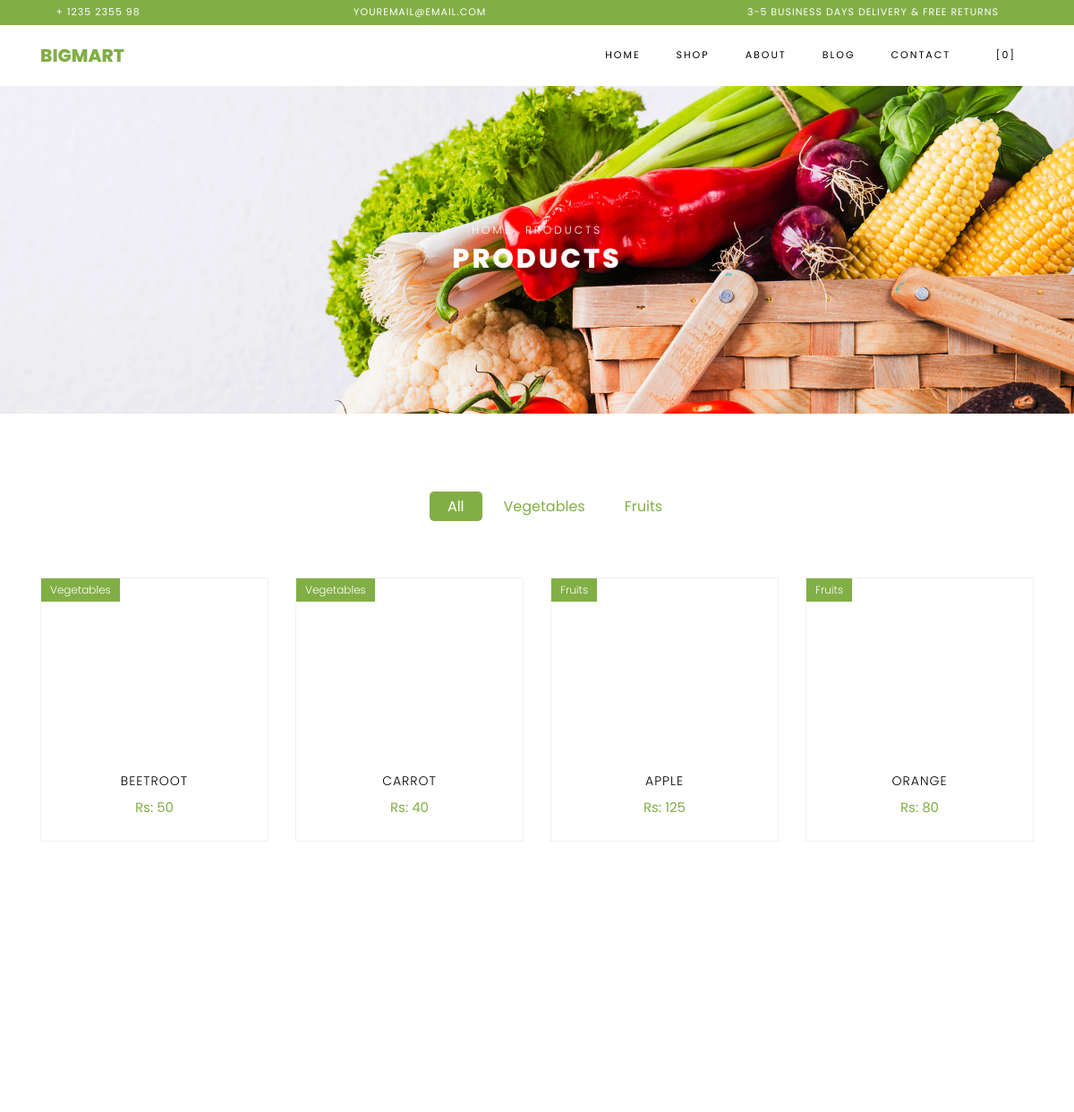
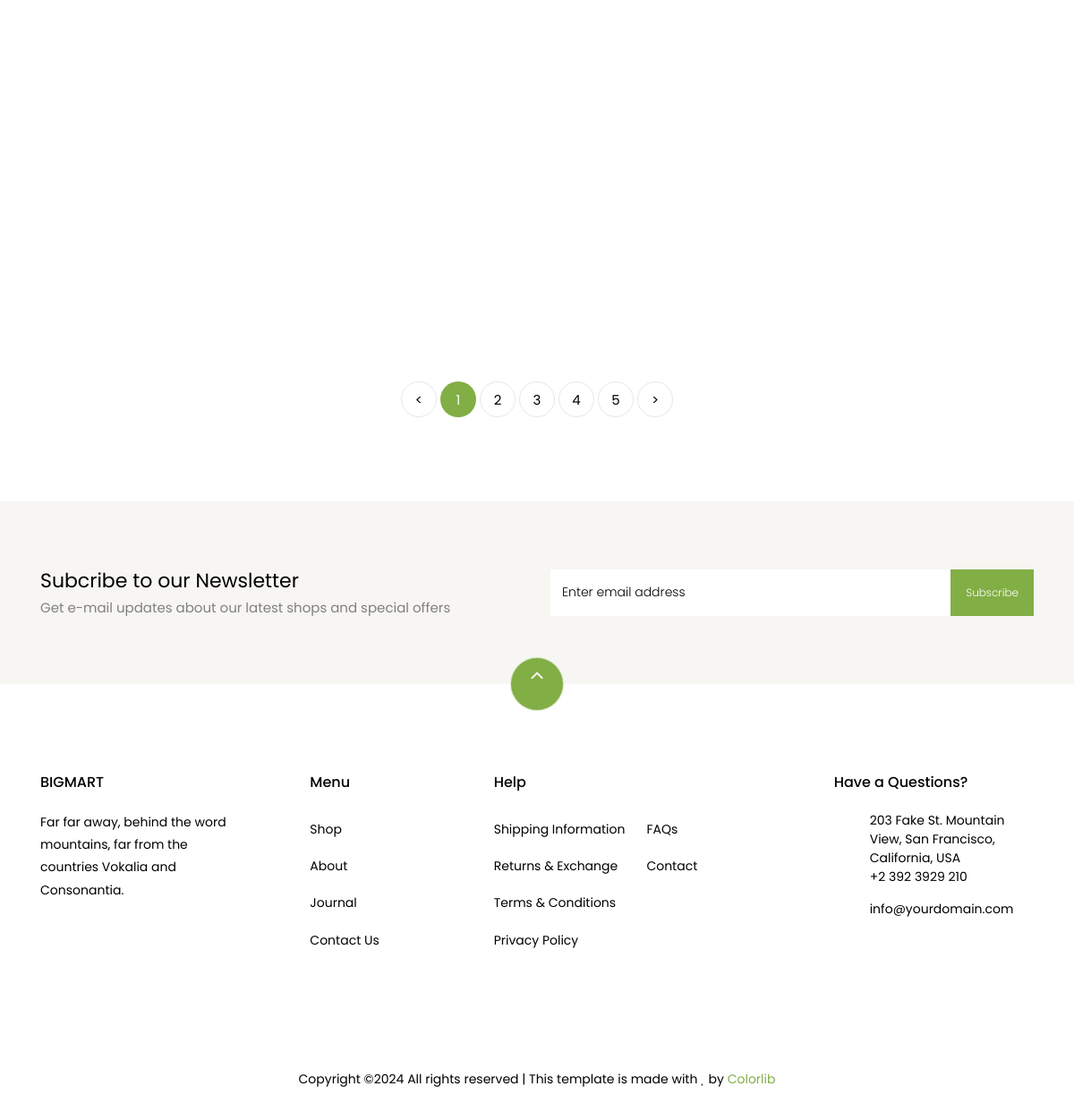
/Shop/, run on the app's committed database (2 pictures, top to bottom).
### Backend/models.py (models this page shows)
class category_db(models.Model):
    Name = models.CharField(max_length=100,null=True,blank=True)
    Description = models.CharField(max_length=500,null=True,blank=True)
    Photo = models.ImageField(upload_to="category_images",null=True,blank=True)

class product_db(models.Model):
    Product_Name = models.CharField(max_length=100,null=True,blank=True)
    Category = models.CharField(max_length=100,null=True,blank=True)
    Price = models.IntegerField(null=True,blank=True)
    Product_Description = models.CharField(max_length=500,null=True,blank=True)
    Product_Photo = models.ImageField(upload_to="product_images",null=True,blank=True)

### Webapp/views.py (the view)
# urls.py: path('Shop/',views.shoppage,name="Shop"),
def shoppage(request):
    pro=product_db.objects.all()
    cat=category_db.objects.all()
    return render(request,'shop.html',{'product_key':pro,'category_key':cat})

### Webapp/templates/shop.html (shortened to what this page needs)
<!DOCTYPE html>
{% load static %}
<html lang="en">
<head>
    <link rel="stylesheet" href="{% static 'newfolder/css/open-iconic-bootstrap.min.css' %}">
    <link rel="stylesheet" href="{% static 'newfolder/css/animate.css' %}">
    <link rel="stylesheet" href="{% static 'newfolder/css/owl.carousel.min.css' %}">
    <link rel="stylesheet" href="{% static 'newfolder/css/owl.theme.default.min.css' %}">
    <link rel="stylesheet" href="{% static 'newfolder/css/magnific-popup.css' %}">
    <link rel="stylesheet" href="{% static 'newfolder/css/aos.css' %}">
    <link rel="stylesheet" href="{% static 'newfolder/css/ionicons.min.css' %}">
    <link rel="stylesheet" href="{% static 'newfolder/css/bootstrap-datepicker.css' %}">
    <link rel="stylesheet" href="{% static 'newfolder/css/jquery.timepicker.css' %}">
    <link rel="stylesheet" href="{% static 'newfolder/css/flaticon.css' %}">
    <link rel="stylesheet" href="{% static 'newfolder/css/icomoon.css' %}">
    <link rel="stylesheet" href="{% static 'newfolder/css/style.css' %}">
  </head>
  <body class="goto-here">
		<div class="py-1 bg-primary">
    	<div class="container">
    		<div class="row no-gutters d-flex align-items-start align-items-center px-md-0">
	    		<div class="col-lg-12 d-block">
		    		<div class="row d-flex">
		    			<div class="col-md pr-4 d-flex topper align-items-center">
					    	<div class="icon mr-2 d-flex justify-content-center align-items-center"><span class="icon-phone2"></span></div>
						    <span class="text">+ 1235 2355 98</span>
					    </div>
					    <div class="col-md pr-4 d-flex topper align-items-center">
					    	<div class="icon mr-2 d-flex justify-content-center align-items-center"><span class="icon-paper-plane"></span></div>
						    <span class="text">youremail@email.com</span>
					    </div>
					    <div class="col-md-5 pr-4 d-flex topper align-items-center text-lg-right">
						    <span class="text">3-5 Business days delivery &amp; Free Returns</span>
					    </div>
				    </div>
			    </div>
		    </div>
		  </div>
    </div>
    <nav class="navbar navbar-expand-lg navbar-dark ftco_navbar bg-dark ftco-navbar-light" id="ftco-navbar">
	    <div class="container">
	      <a class="navbar-brand" href="index.html">BIGMART</a>
	      <div class="collapse navbar-collapse" id="ftco-nav">
	        <ul class="navbar-nav ml-auto">
	          <li class="nav-item"><a href="{% url 'Home' %}" class="nav-link">Home</a></li>
	          <li class="nav-item active"><a href="{% url 'Shop' %}" class="nav-link">Shop</a></li>
	          <li class="nav-item"><a href="{% url 'About' %}" class="nav-link">About</a></li>
	          <li class="nav-item"><a href="blog.html" class="nav-link">Blog</a></li>
	          <li class="nav-item"><a href="{% url 'Contact' %}" class="nav-link">Contact</a></li>
	          <li class="nav-item cta cta-colored"><a href="cart.html" class="nav-link"><span class="icon-shopping_cart"></span>[0]</a></li>
	        </ul>
	      </div>
	    </div>
	  </nav>
    <div class="hero-wrap hero-bread" style="background-image: url({% static 'newfolder/images/bg_1.jpg' %});">
      <div class="container">
        <div class="row no-gutters slider-text align-items-center justify-content-center">
          <div class="col-md-9 ftco-animate text-center">
          	<p class="breadcrumbs"><span class="mr-2"><a href="index.html">Home</a></span> <span>Products</span></p>
            <h1 class="mb-0 bread">Products</h1>
          </div>
        </div>
      </div>
    </div>
    <section class="ftco-section">
    	<div class="container">
    		<div class="row justify-content-center">
    			<div class="col-md-10 mb-5 text-center">
    				<ul class="product-category">
    					<li><a href="#" class="active">All</a></li>
                        {% for i in category_key %}
    					<li><a href="{% url 'filtered_products' cat_name=i.Name %}">{{i.Name}}</a></li>
                        {% endfor %}
    				</ul>
    			</div>
    		</div>
    		<div class="row">
                {% for i in product_key %}
    			<div class="col-md-6 col-lg-3 ftco-animate">
    				<div class="product">
    					<a href="{% url 'single_product' pro_id=i.id %}" class="img-prod"><img src="{{ i.Product_Photo.url }}" height="200px" alt="Colorlib Template">
    						<span class="status">{{i.Category}}</span>
    					</a>
    					<div class="text py-3 pb-4 px-3 text-center">
    						<h3><a href="#">{{i.Product_Name}}</a></h3>
    						<div class="d-flex">
    							<div class="pricing">
		    						<p class="price"><span class="price-sale">Rs: {{i.Price}}</span></p>
		    					</div>
	    					</div>
    					</div>
    				</div>
    			</div>
                {% endfor %}
    		</div>
    		<div class="row mt-5">
          <div class="col text-center">
            <div class="block-27">
              <ul>
                <li><a href="#">&lt;</a></li>
                <li class="active"><span>1</span></li>
                <li><a href="#">2</a></li>
                <li><a href="#">3</a></li>
                <li><a href="#">4</a></li>
                <li><a href="#">5</a></li>
                <li><a href="#">&gt;</a></li>
              </ul>
            </div>
          </div>
        </div>
    	</div>
    </section>
		<section class="ftco-section ftco-no-pt ftco-no-pb py-5 bg-light">
      <div class="container py-4">
        <div class="row d-flex justify-content-center py-5">
          <div class="col-md-6">
          	<h2 style="font-size: 22px;" class="mb-0">Subcribe to our Newsletter</h2>
          	<span>Get e-mail updates about our latest shops and special offers</span>
          </div>
          <div class="col-md-6 d-flex align-items-center">
            <form action="#" class="subscribe-form">
              <div class="form-group d-flex">
                <input type="text" class="form-control" placeholder="Enter email address">
                <input type="submit" value="Subscribe" class="submit px-3">
              </div>
            </form>
          </div>
        </div>
      </div>
    </section>
    <footer class="ftco-footer ftco-section">
      <div class="container">
      	<div class="row">
      		<div class="mouse">
						<a href="#" class="mouse-icon">
							<div class="mouse-wheel"><span class="ion-ios-arrow-up"></span></div>
						</a>
					</div>
      	</div>
        <div class="row mb-5">
          <div class="col-md">
            <div class="ftco-footer-widget mb-4">
              <h2 class="ftco-heading-2">BIGMART</h2>
              <p>Far far away, behind the word mountains, far from the countries Vokalia and Consonantia.</p>
              <ul class="ftco-footer-social list-unstyled float-md-left float-lft mt-5">
              </ul>
            </div>
          </div>
          <div class="col-md">
            <div class="ftco-footer-widget mb-4 ml-md-5">
              <h2 class="ftco-heading-2">Menu</h2>
              <ul class="list-unstyled">
                <li><a href="#" class="py-2 d-block">Shop</a></li>
                <li><a href="#" class="py-2 d-block">About</a></li>
                <li><a href="#" class="py-2 d-block">Journal</a></li>
                <li><a href="#" class="py-2 d-block">Contact Us</a></li>
              </ul>
            </div>
          </div>
          <div class="col-md-4">
             <div class="ftco-footer-widget mb-4">
              <h2 class="ftco-heading-2">Help</h2>
              <div class="d-flex">
	              <ul class="list-unstyled mr-l-5 pr-l-3 mr-4">
	                <li><a href="#" class="py-2 d-block">Shipping Information</a></li>
	                <li><a href="#" class="py-2 d-block">Returns &amp; Exchange</a></li>
	                <li><a href="#" class="py-2 d-block">Terms &amp; Conditions</a></li>
	                <li><a href="#" class="py-2 d-block">Privacy Policy</a></li>
	              </ul>
	              <ul class="list-unstyled">
	                <li><a href="#" class="py-2 d-block">FAQs</a></li>
	                <li><a href="#" class="py-2 d-block">Contact</a></li>
	              </ul>
	            </div>
            </div>
          </div>
          <div class="col-md">
            <div class="ftco-footer-widget mb-4">
            	<h2 class="ftco-heading-2">Have a Questions?</h2>
            	<div class="block-23 mb-3">
	              <ul>
	                <li><span class="icon icon-map-marker"></span><span class="text">203 Fake St. Mountain View, San Francisco, California, USA</span></li>
	                <li><a href="#"><span class="icon icon-phone"></span><span class="text">+2 392 3929 210</span></a></li>
	                <li><a href="#"><span class="icon icon-envelope"></span><span class="text">info@yourdomain.com</span></a></li>
	              </ul>
	            </div>
            </div>
          </div>
        </div>
        <div class="row">
          <div class="col-md-12 text-center">
            <p>
						  Copyright &copy;<script>document.write(new Date().getFullYear());</script> All rights reserved | This template is made with <i class="icon-heart color-danger" aria-hidden="true"></i> by <a href="https://colorlib.com" target="_blank">Colorlib</a>
						</p>
          </div>
        </div>
      </div>
    </footer>
  </body>
</html>

### Webapp/static/newfolder/css/icomoon.css (style rules this page uses)
[class^="icon-"], [class*=" icon-"] { font-family: 'icomoon' !important; speak: none; font-style: normal; font-weight: normal; font-variant: normal; text-transform: none; line-height: 1; -webkit-font-smoothing: antialiased; -moz-osx-font-smoothing: grayscale; }
.icon-heart:before { content: "\f004"; }
.icon-map-marker:before { content: "\f041"; }
.icon-phone:before { content: "\f095"; }
.icon-envelope:before { content: "\f0e0"; }
.icon-paper-plane:before { content: "\f1d8"; }
.icon-phone2:before { content: "\e0cd"; }
.icon-shopping_cart:before { content: "\e8cc"; }

### data on the page
category_db: Name "Vegetables"
category_db: Name "Fruits"
product_db: Category "Vegetables", Product_Name "BEETROOT", Price "50"
product_db: Category "Vegetables", Product_Name "CARROT", Price "40"
product_db: Category "Fruits", Product_Name "APPLE", Price "125"
product_db: Category "Fruits", Product_Name "ORANGE", Price "80"
